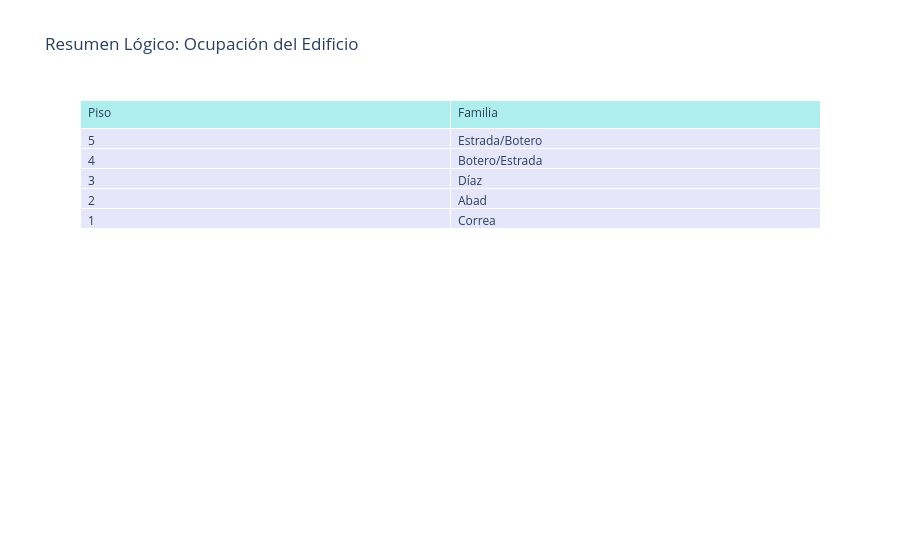

Notebook code cell kept with this figure:
### Markdown cell above
### Interactividad con Plotly

### Code cell
import plotly.graph_objects as go

fig = go.Figure(data=[go.Table(
    header=dict(values=['Piso', 'Familia'],
                fill_color='paleturquoise',
                align='left'),
    cells=dict(values=[[5, 4, 3, 2, 1], 
                       ['Estrada/Botero', 'Botero/Estrada', 'Díaz', 'Abad', 'Correa']],
               fill_color='lavender',
               align='left'))
])

fig.update_layout(title="Resumen Lógico: Ocupación del Edificio")
fig.show()
fig.write_image("C:\\Users\\marco\\Downloads\\resumen_logico_edificio.png")

### Figure 1 — Plotly figure (JSON) as saved in the notebook; plotly's stock layout.template omitted (floating-point values rounded to 4 significant figures)
{"data": [{"cells": {"align": "left", "fill": {"color": "lavender"}, "values": [[5, 4, 3, 2, 1], ["Estrada/Botero", "Botero/Estrada", "Díaz", "Abad", "Correa"]]}, "header": {"align": "left", "fill": {"color": "paleturquoise"}, "values": ["Piso", "Familia"]}, "type": "table"}], "layout": {"title": {"text": "Resumen Lógico: Ocupación del Edificio"}}}
